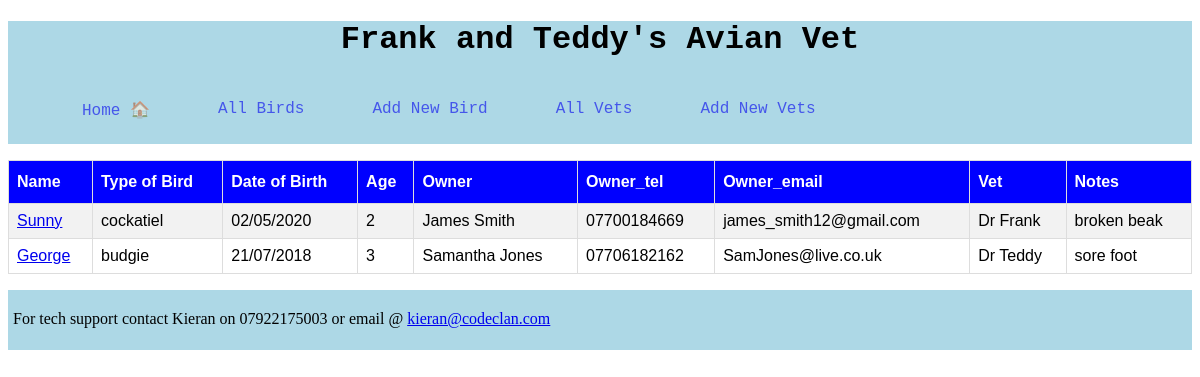
/animals, run on an earlier commit of the app's database.
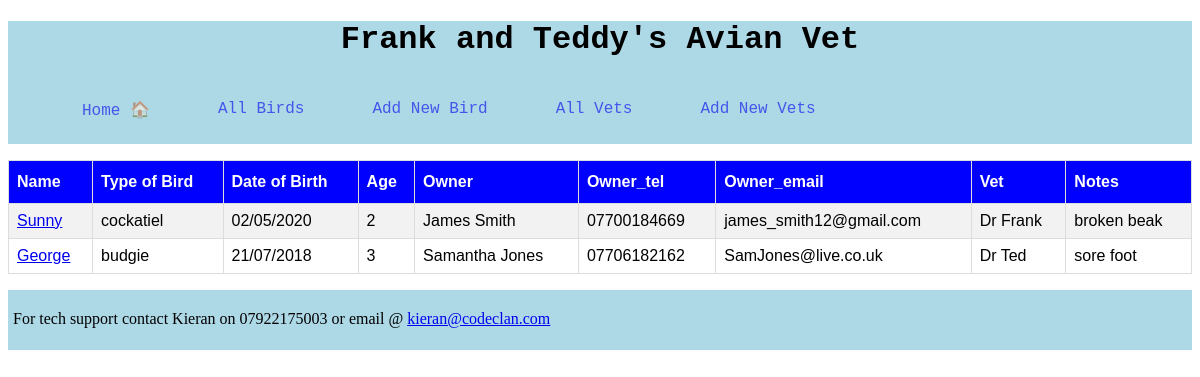
And on a later commit of the database.
### tables this page shows
CREATE TABLE animals (
    id INTEGER PRIMARY KEY AUTOINCREMENT,
    name VARCHAR,
    type VARCHAR,
    dob VARCHAR,
    age VARCHAR,
    owner VARCHAR,
    owner_tel VARCHAR,
    owner_email VARCHAR,
    notes TEXT,
    vet_id INTEGER NOT NULL,
        FOREIGN KEY (vet_id) 
         REFERENCES vets (id) ON DELETE CASCADE
);

CREATE TABLE vets (
    id INTEGER PRIMARY KEY AUTOINCREMENT,
    name VARCHAR
);

### controllers/animals_controller.py (the view)
@animals_blueprint.route("/animals")
def animals():
    animals = animal_repository.select_all()
    return render_template("animals/index.html", all_animals=animals)

### db/run_sql.py (called while the page is built)
def get_db():
    path = os.path.dirname(os.path.abspath(__file__))
    db = os.path.join(path, "vet_management.db")
    conn = sqlite3.connect(db)
    conn.execute("PRAGMA foreign_keys = 1")
    conn.row_factory = sqlite3.Row
    return conn

def run_sql(sql, values=[]):
    db = get_db()
    cursor = db.cursor()
    cursor.execute(sql, values)
    results = cursor.fetchall()
    db.commit()
    db.close()
    return results

### repositories/animal_repository.py (called while the page is built)
def select_all():
    animals = []
    sql = "SELECT * FROM animals"
    results = run_sql(sql)
    for row in results:
        vet = vet_repository.select(row['vet_id'])
        animal = Animal(row['name'], row['type'], row['dob'], row['age'],
                        row['owner'], row['owner_tel'], row['owner_email'], row['notes'], vet, row['id'])
        animals.append(animal)
    return animals

### repositories/vet_repository.py (called while the page is built)
def select(id):
    vet = None
    sql = "SELECT * FROM vets WHERE id = ?"
    values = [id]
    result = run_sql(sql, values)[0]
    if result is not None:
        vet = Vet(result['name'], result['id'])
    return vet

### templates/animals/index.html
{% extends "base.html" %}
{% block content %}
  <div class="animal">
    <div class="content">
      <div class="details">
        <table id="birds">
          <tr>
            <th>Name</th>
            <th>Type of Bird</th>
            <th>Date of Birth</th>
            <th>Age</th>
            <th>Owner</th>
            <th>Owner_tel</th>
            <th>Owner_email</th>
            <th>Vet</th>
            <th>Notes</th>
          </tr>
          {% for animal in all_animals %}
          <tr>
            <td><a href="/animals/{{animal.id}}">{{animal.name}}</a></td>
            <td>{{animal.type}}</td>
            <td>{{animal.dob}}</td>
            <td>{{animal.age}}</td>
            <td>{{animal.owner}}</td>
            <td>{{animal.owner_tel}}</td>
            <td>{{animal.owner_email}}</td>
            <td>{{animal.vet.name}}</td>
            <td>{{animal.notes}}</td>
          </tr>
         {% endfor %}
        </table>
    </div>
  </div>
{% endblock %}

### templates/base.html (shortened to what this page needs)
<!DOCTYPE html>
<html lang="en">
<head>
  <link rel="stylesheet" href="https://stackpath.bootstrapcdn.com/font-awesome/4.7.0/css/font-awesome.min.css">
  <link rel="stylesheet" href="{{ url_for('static', filename='style.css') }}">
</head>
  <header>
    <h1> Frank and Teddy's Avian Vet</h1>
    <nav>
      <ul class="url_buttons">
        <li><a href="{{ url_for('home') }}">Home &#127968</a></li>
        <li><a href="{{ url_for('animals.animals') }}">All Birds</a></li>
        <li><a href="{{ url_for('animals.new_animal') }}">Add New Bird</a></li>
        <li><a href="{{ url_for('vets.vets') }}">All Vets</a></li>
        <li><a href="{{ url_for('vets.new_vet') }}">Add New Vets</a></li>
      </ul>
    </nav>
  </header>
  <div class="container">
    {% block content %}
    {% endblock %}
  </div>
    </body>
  <footer>
    <p>For tech support contact Kieran on 07922175003 or email @ <a href="mailto:kieran@codeclan.com?subject=Mail from Our Site">kieran@codeclan.com</a></p>
  </footer>
</body>
</html>

### static/style.css (style rules this page uses)
header { position: relative; display: block; height: 30%; max-height: 200px; text-align: center; justify-content: center; font-family: "Major Mono Display", monospace; background-color: lightblue; }
footer { padding-left: 5px; background-color: lightblue; height: 60px; }
footer > p { padding-top: 20px; }
.url_buttons { display: flex; }
.url_buttons > li > a { text-decoration: none; }
.url_buttons > li { justify-content: center; padding: 16px 32px; text-align: center; font-size: 16px; margin: 4px 2px; opacity: 0.6; transition: 0.3s; display: inline-block; text-decoration: none; cursor: pointer; border:none; border-radius:10px; padding-bottom: 20px; }
#birds { font-family: Arial, Helvetica, sans-serif; border-collapse: collapse; width: 100%; }
#birds td, #birds th { border: 1px solid #ddd; padding: 8px; }
#birds tr:nth-child(even) { background-color: #f2f2f2; }
#birds th { padding-top: 12px; padding-bottom: 12px; text-align: left; background-color: blue; color: white; }

What changed in the data, as far as the page shows it:
changed through a linked row, animals "George": vet.name "Dr Teddy" → "Dr Ted"
